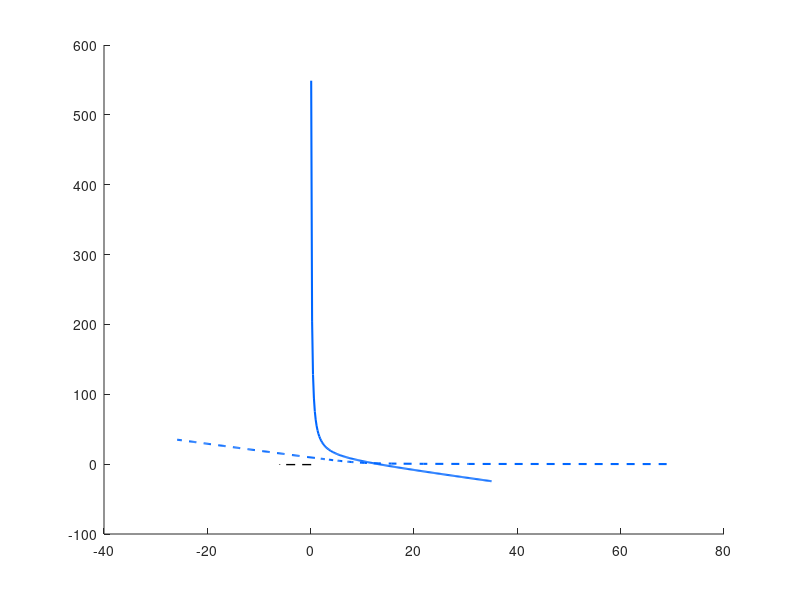

Here is the MATLAB script that generated this plot: (Note: this script raises an error after producing the figure.)
%% Phase-plane analysis
%% define paths
Homedir = '~';
addpath(fullfile(Homedir,'Documents','LDDM','CoreFunctions'));
addpath(fullfile(Homedir,'Documents','LDDM','utils'));
% cd('G:\My Drive\LDDM\Froemke');
cd('/Volumes/GoogleDrive/My Drive/LDDM/Froemke');
plotdir = fullfile('./Graphics');
if ~exist(plotdir,'dir')
    mkdir(plotdir);
end
Simdir = './SimRslts';
if ~exist(Simdir,'dir')
    mkdir(Simdir);
end

% parameters
fontsize = 14;
mksz = 18;
lwd = 1.5;
aspect1 = [3.9,2.2]; % 16:9, for wide temporal dynamic
aspect2 = [3 3]; % for temporal dynamic
aspect3 = [2.8 2.54];

%% nullclines for R1 and R2 under unequal inputs
rng('default'); rng(2);
c = .8; % .872;
a0 = 10;
b0 = 0;%.7;
w0 = 1;
v0 = 1;
% - time couse R1 & R2
dt = .001;Tau = [.1,.1,.1];
sgm = .1; dur = 2;
presentt = dt; triggert = presentt; thresh = Inf;
initialvals = [4,4;8,8;0,0]/15; stimdur = dur; stoprule = 0;
% - Nullclines R1*-R2* space
h = figure; hold on;
filename = 'PhasePlane_Represent';
boost = [1,2];
mycl = jet(length(boost)*10);
for level = 1:2
    V = 30*[1+c, 1-c]; %*boost(level);
    a = a0; %*boost(level);
    b = b0;
    w = w0*boost(level);
    v = v0*boost(level);
    R2 = linspace(.1,35,200);
    R1 = (V(2)./R2 - (w - b)*R2 - (1-a))/v; % dR2/dt = 0
    lgd2(level) = plot(R1,R2,'--', 'Color',mycl(5+(level-1)*10,:),'LineWidth',lwd); % dR2/dt = 0
    plot([V(1)/(1-a), V(1)/(1-a)],[min(R2), V(2)/(1-a)],'--k','LineWidth',1);
    Line1 = [R1' R2'];
    R1 = linspace(.1,35,200);
    R2 = (V(1)./R1 - (w - b)*R1 - (1-a))/v; % dR1/dt = 0
    lgd1(level) = plot(R1,R2,'-', 'Color',mycl(5+(level-1)*10,:),'LineWidth',lwd); % dR1/dt = 0
    plot([min(R1), V(1)/(1-a)],[V(2)/(1-a), V(2)/(1-a)],'--k','LineWidth',1);
    Line2 = [R1' R2'];
    if 1
        [R, G, I, ~, ~] = LcDsInhbt(V, [w,v;v,w], a*eye(2), b*eye(2),...
            sgm, Tau, dur, dt, presentt, triggert, thresh, initialvals, stimdur, stoprule);
        ldgtrc(level) = plot(R(round(presentt/dt):end,1), R(round(presentt/dt):end,2),'-','Color',mycl(5+(level-1)*10,:),'LineWidth',lwd/2); % '#ef476f'
%         [R, G, I, ~, ~] = LcDsInhbt(V, [w,v;v,w], a*eye(2), b*eye(2),...
%             sgm, Tau, dur, dt, presentt, triggert, thresh, initialvals, stimdur, stoprule);
%         ldgtrc(2) = plot(R(round(presentt/dt):end,1), R(round(presentt/dt):end,2),'-','Color','#118ab2','LineWidth',lwd/2);
    end
    if 1 %b == 0 || V(1) ~= V(2)
        plot([0.1,1000],[0.1,1000],'--k');
    end
    syms R1 R2
    eqns = [(V(1)/R1 - (w - b)*R1 - (1-a))/v == R2, ... % dR1/dt = 0
        (V(2)/R2 - (w - b)*R2 - (1-a))/v == R1];% dR2/dt = 0
    vars = [R1 R2];
    [AnswR1,AnswR2] = solve(eqns, vars);
    AnswI1 = b*AnswR1;
    AnswI2 = b*AnswR2;
    AnswG1 = w*AnswR1 + v*AnswR2 - AnswI1;
    AnswG2 = v*AnswR1 + w*AnswR2 - AnswI2;
    PositiveRealAnsw = double(AnswR1) >0 & double(imag(AnswR1)) == 0;
    Npoints = sum(PositiveRealAnsw);
    lgdvec = [];
    for i = [find(PositiveRealAnsw)]'
        R1star = double(AnswR1(i));
        R2star = double(AnswR2(i));
        G1star = double(AnswG1(i));
        G2star = double(AnswG2(i));
        JMat = [-1 + a/(1+G1star), -(V(1)+a*R1star)/(1+G1star)^2, 0, 0, 0, 0
            w, -1, -1, v, 0, 0
            b, 0, -1, 0, 0, 0
            0, 0, 0, -1+a/(1+G2star),   -(V(2)+a*R2star)/(1+G2star)^2, 0
            v, 0, 0, w, -1, -1
            0, 0, 0, b, 0, -1];
        A = eig(JMat);
        Stability(i) = all(real(A) < 0); % attractive 1, diversive 0
        if Stability(i)
            lgdvec(end+1)=plot(R1star, R2star, '.', 'Color','#06d6a0', 'MarkerSize',mksz);
            plot(R1star, R2star, 'o', 'Color','k', 'MarkerSize',mksz/3);
        else
            lgdvec(end+1)=plot(R1star, R2star, '.', 'Color', '#ffd166', 'MarkerSize',mksz);
            plot(R1star, R2star, 'o', 'Color','k', 'MarkerSize',mksz/3);
        end
    end
end
set(gca, 'XScale','log');
set(gca, 'YScale','log');
xlim([.1,10^2]);ylim([.1,10^2]);
xticks([1,10,100]);yticks([1,10,100]);
xlabel('R_1 activity (a.u.)');
ylabel('R_2 activity (a.u.)');
lgd = legend([lgd1(1),lgd2(1),ldgtrc(1), lgd1(2),lgd2(2),ldgtrc(2)],{'','','','dR_1/dt = 0','dR_2/dt = 0','trace'},...
    'NumColumns',2,'FontName','Times New Roman', ...
    'FontAngle','Italic','FontSize',fontsize-8, 'Location','northeastoutside','Box','off');
title(lgd, "Baseline                      iSTDP                 .");
savefigs(h, filename, plotdir, fontsize, aspect3 + [1.9,0]);
